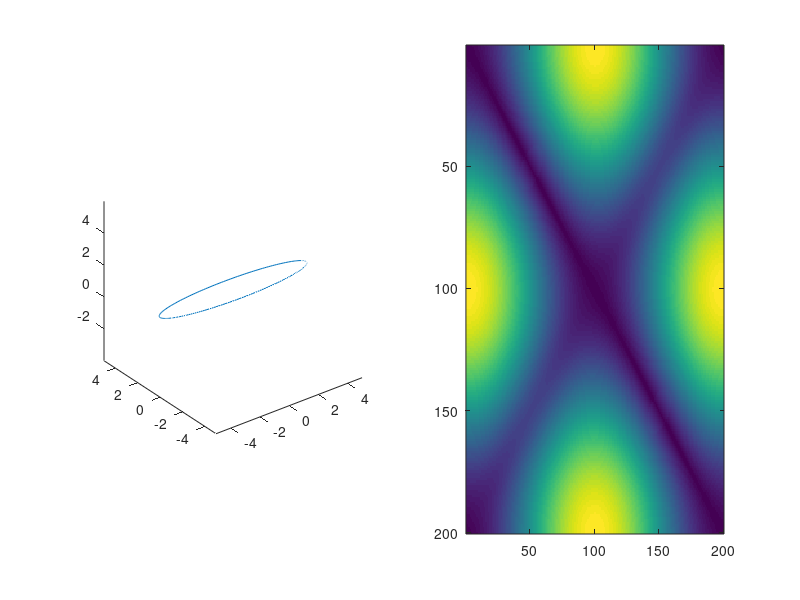

This figure's MATLAB source: (Note: this script raises an error after producing the figure.)
addpath('../../TDAMex');
N = 200;
t = linspace(0, 2*pi, N);
X = [5*cos(t)' sin(t)', ones(length(t), 1)];
D = squareform(pdist(X));

subplot(1, 2, 1);
plot3(X(:, 1), X(:, 2), X(:, 3));
axis equal;

subplot(1, 2, 2);
imagesc(D)
[I, Gens] = morseFiltration2DMex(D);
hold on;
Gens = cellfun( @(x) x(end), Gens);
[GensX, GensY] = ind2sub(size(D), Gens);
plot(GensX, GensY, 'rx');